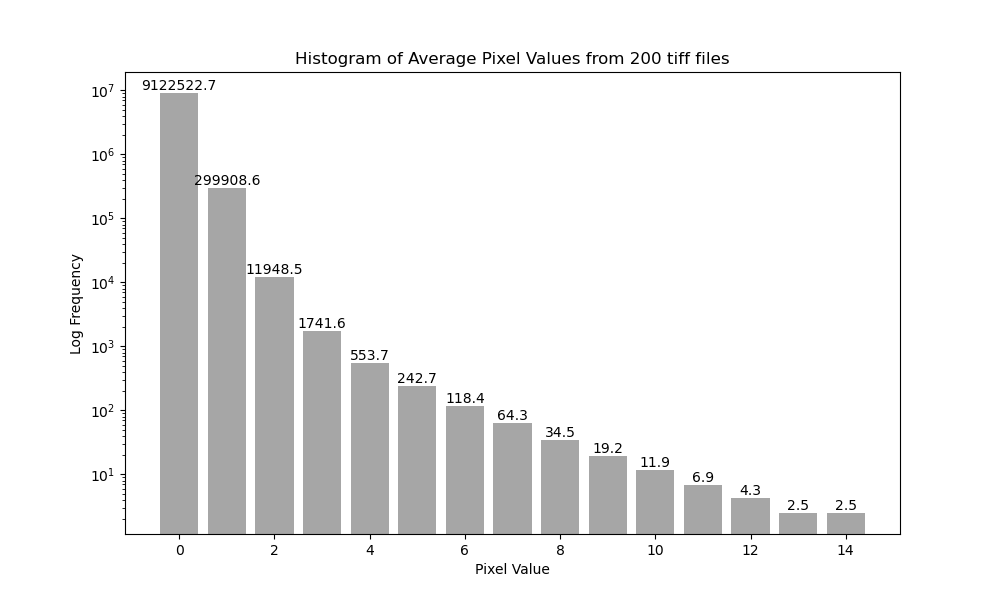

This figure's Python source:
import numpy as np
from PIL import Image
import matplotlib.pyplot as plt
# from multiprocessing import Pool, cpu_count

def average_pixel_values(file_names, value_max, tiff_path, save=False):
    freq_arrays = []

    for file_name in file_names:
        # 只处理tif文件
        if file_name.endswith('.tif'):
            img = Image.open(f'{tiff_path}\\{file_name}')
            img_array = np.array(img)
            flattened_img_array = img_array.flatten()

            # 计算每个强度值的频率
            freq_array, _ = np.histogram(flattened_img_array, bins=value_max, range=(0, value_max))
            freq_arrays.append(freq_array)

    # 计算频率的平均值
    average_freq_array = np.mean(freq_arrays, axis=0)

    # 设置图表的大小
    plt.figure(figsize=(10, 6))

    # 创建直方图
    bars = plt.bar(range(value_max), average_freq_array, color='gray', alpha=0.7)

    # 将y轴标签改为对数值
    plt.yscale('log')

    # 在每个柱子上方添加一个文本标签
    for bar in bars:
        height = bar.get_height()
        plt.text(bar.get_x() + bar.get_width() / 2, height, 
                f'{height:.1f}', ha='center', va='bottom')

    plt.title(f'Histogram of Average Pixel Values from {len(freq_arrays)} tiff files')
    plt.xlabel('Pixel Value')
    plt.ylabel('Log Frequency')

    if save==True:
        plt.savefig('average_pixel_values.png')

    # 显示图表
    plt.show()